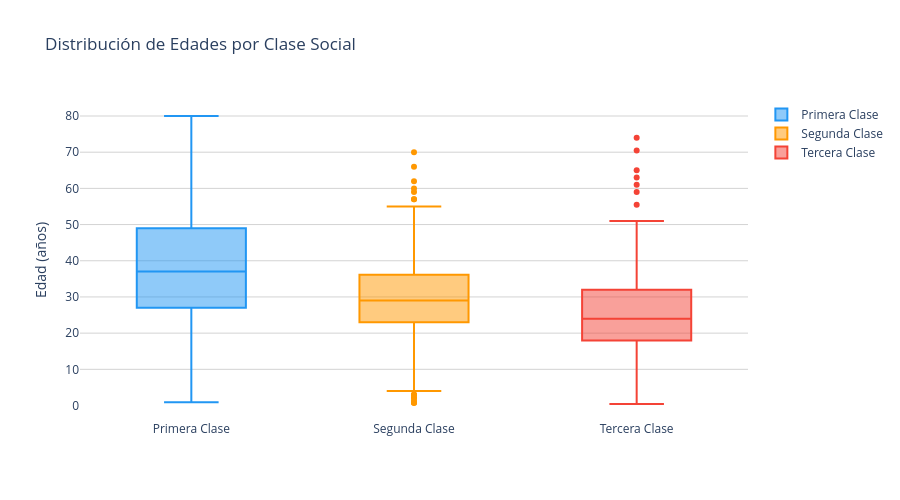

Write notebook code for a chart like this one.
### Markdown cell above
### Versión Plotly

### Code cell
clases_p3  = {1: 'Primera Clase', 2: 'Segunda Clase', 3: 'Tercera Clase'}
colores_p3 = {'Primera Clase': '#2196F3', 'Segunda Clase': '#FF9800', 'Tercera Clase': '#F44336'}

fig = go.Figure()
for pclass, nombre in clases_p3.items():
    datos = df[df['Pclass'] == pclass]['Age'].dropna()
    fig.add_trace(go.Box(
        y=datos, name=nombre,
        marker_color=colores_p3[nombre], boxpoints='outliers',
        hovertemplate=f'<b>{nombre}</b><br>Edad: %{{y:.1f}} años<extra></extra>'
    ))
fig.update_layout(
    title='Distribución de Edades por Clase Social',
    yaxis_title='Edad (años)',
    plot_bgcolor='white',
    yaxis=dict(gridcolor='lightgrey'),
    height=500,
    hoverlabel=dict(bgcolor='white', font_size=13)
)
fig.show()

print('Mediana de edad por clase:')
print(df.groupby('Pclass')['Age'].median().rename(
    {1: 'Primera Clase', 2: 'Segunda Clase', 3: 'Tercera Clase'}))

### Figure 1 — Plotly figure (JSON) as saved in the notebook; plotly's stock layout.template omitted (floating-point values rounded to 4 significant figures; data arrays with more than 128 entries replaced by an {"elided": "..."} marker saying what was removed)
{"data": [{"boxpoints": "outliers", "hovertemplate": "<b>Primera Clase</b><br>Edad: %{y:.1f} años<extra></extra>", "marker": {"color": "#2196F3"}, "name": "Primera Clase", "type": "box", "y": {"elided": "186 float values"}}, {"boxpoints": "outliers", "hovertemplate": "<b>Segunda Clase</b><br>Edad: %{y:.1f} años<extra></extra>", "marker": {"color": "#FF9800"}, "name": "Segunda Clase", "type": "box", "y": {"elided": "173 float values"}}, {"boxpoints": "outliers", "hovertemplate": "<b>Tercera Clase</b><br>Edad: %{y:.1f} años<extra></extra>", "marker": {"color": "#F44336"}, "name": "Tercera Clase", "type": "box", "y": {"elided": "355 float values"}}], "layout": {"height": 500, "hoverlabel": {"bgcolor": "white", "font": {"size": 13}}, "plot_bgcolor": "white", "title": {"text": "Distribución de Edades por Clase Social"}, "yaxis": {"gridcolor": "lightgrey", "title": {"text": "Edad (años)"}}}}
